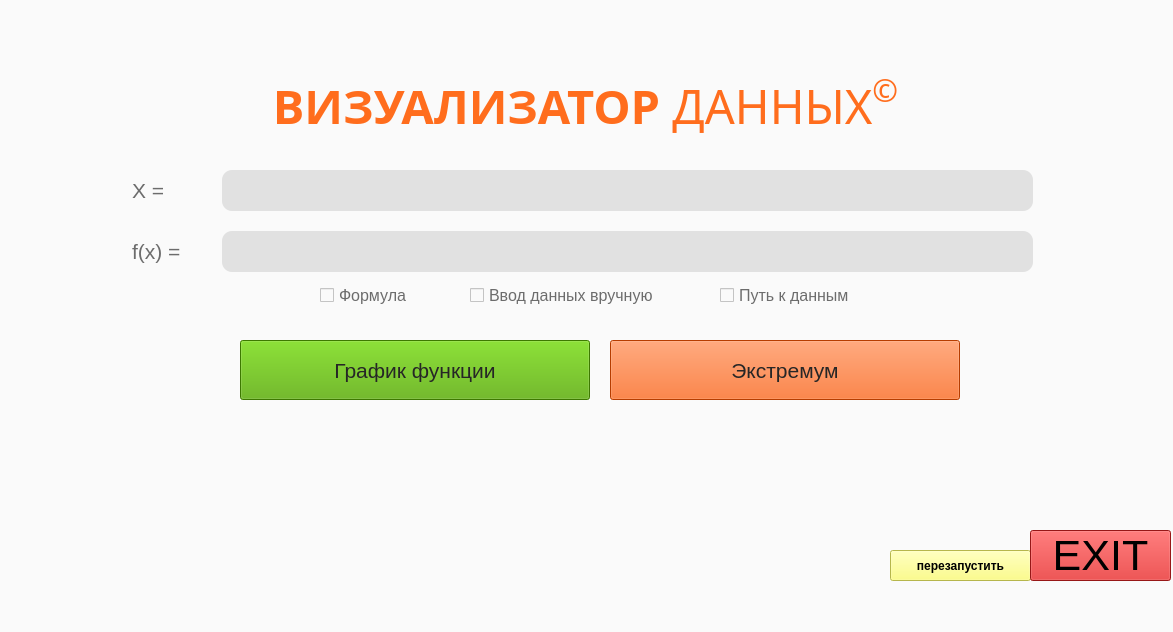
<?xml version="1.0" encoding="UTF-8"?>
<ui version="4.0">
 <class>DataVisualisation</class>
 <widget class="QMainWindow" name="DataVisualisation">
  <property name="enabled">
   <bool>true</bool>
  </property>
  <property name="geometry">
   <rect>
    <x>0</x>
    <y>0</y>
    <width>1173</width>
    <height>632</height>
   </rect>
  </property>
  <property name="sizePolicy">
   <sizepolicy hsizetype="Fixed" vsizetype="Fixed">
    <horstretch>0</horstretch>
    <verstretch>0</verstretch>
   </sizepolicy>
  </property>
  <property name="acceptDrops">
   <bool>true</bool>
  </property>
  <property name="windowTitle">
   <string>DataVisualisation</string>
  </property>
  <property name="styleSheet">
   <string notr="true">background-color: rgb(250, 250, 250);</string>
  </property>
  <widget class="QWidget" name="centralwidget">
   <property name="sizePolicy">
    <sizepolicy hsizetype="Expanding" vsizetype="Expanding">
     <horstretch>100</horstretch>
     <verstretch>100</verstretch>
    </sizepolicy>
   </property>
   <widget class="QLineEdit" name="lineEdit">
    <property name="geometry">
     <rect>
      <x>130</x>
      <y>231</y>
      <width>91</width>
      <height>41</height>
     </rect>
    </property>
    <property name="font">
     <font>
      <pointsize>16</pointsize>
     </font>
    </property>
    <property name="acceptDrops">
     <bool>false</bool>
    </property>
    <property name="styleSheet">
     <string notr="true">color: rgb(108, 108, 108);</string>
    </property>
    <property name="text">
     <string>f(x) = </string>
    </property>
    <property name="frame">
     <bool>false</bool>
    </property>
    <property name="readOnly">
     <bool>true</bool>
    </property>
   </widget>
   <widget class="QPushButton" name="reset">
    <property name="geometry">
     <rect>
      <x>890</x>
      <y>550</y>
      <width>141</width>
      <height>31</height>
     </rect>
    </property>
    <property name="font">
     <font>
      <weight>75</weight>
      <bold>true</bold>
     </font>
    </property>
    <property name="styleSheet">
     <string notr="true">background-color: rgb(255, 0, 0);
background-color: rgb(255, 255, 106);
color: rgb(0, 0, 0);</string>
    </property>
    <property name="text">
     <string>перезапустить</string>
    </property>
   </widget>
   <widget class="QCheckBox" name="cb_w">
    <property name="enabled">
     <bool>false</bool>
    </property>
    <property name="geometry">
     <rect>
      <x>720</x>
      <y>280</y>
      <width>161</width>
      <height>31</height>
     </rect>
    </property>
    <property name="font">
     <font>
      <pointsize>12</pointsize>
     </font>
    </property>
    <property name="toolTip">
     <string>&lt;html&gt;&lt;head/&gt;&lt;body&gt;&lt;p&gt;Будет доделано позже.&lt;/p&gt;&lt;/body&gt;&lt;/html&gt;</string>
    </property>
    <property name="styleSheet">
     <string notr="true">color: rgb(108, 108, 108);</string>
    </property>
    <property name="text">
     <string>Путь к данным</string>
    </property>
   </widget>
   <widget class="QCheckBox" name="cb_i">
    <property name="enabled">
     <bool>false</bool>
    </property>
    <property name="geometry">
     <rect>
      <x>470</x>
      <y>280</y>
      <width>231</width>
      <height>31</height>
     </rect>
    </property>
    <property name="font">
     <font>
      <pointsize>12</pointsize>
     </font>
    </property>
    <property name="toolTip">
     <string>&lt;html&gt;&lt;head/&gt;&lt;body&gt;&lt;p&gt;Будет доделано позже.&lt;/p&gt;&lt;/body&gt;&lt;/html&gt;</string>
    </property>
    <property name="styleSheet">
     <string notr="true">color: rgb(108, 108, 108);</string>
    </property>
    <property name="text">
     <string>Ввод данных вручную</string>
    </property>
   </widget>
   <widget class="QLineEdit" name="inputline">
    <property name="geometry">
     <rect>
      <x>222</x>
      <y>231</y>
      <width>811</width>
      <height>41</height>
     </rect>
    </property>
    <property name="font">
     <font>
      <pointsize>16</pointsize>
     </font>
    </property>
    <property name="focusPolicy">
     <enum>Qt::WheelFocus</enum>
    </property>
    <property name="contextMenuPolicy">
     <enum>Qt::DefaultContextMenu</enum>
    </property>
    <property name="toolTip">
     <string/>
    </property>
    <property name="layoutDirection">
     <enum>Qt::LeftToRight</enum>
    </property>
    <property name="styleSheet">
     <string notr="true">color: rgb(10, 10, 10);
background-color: rgb(225, 225, 225);

border-radius: 10px;</string>
    </property>
    <property name="text">
     <string/>
    </property>
    <property name="frame">
     <bool>true</bool>
    </property>
    <property name="dragEnabled">
     <bool>false</bool>
    </property>
    <property name="readOnly">
     <bool>false</bool>
    </property>
    <property name="pixmap" stdset="0">
     <pixmap/>
    </property>
   </widget>
   <widget class="QPushButton" name="exit">
    <property name="geometry">
     <rect>
      <x>1030</x>
      <y>530</y>
      <width>141</width>
      <height>51</height>
     </rect>
    </property>
    <property name="font">
     <font>
      <pointsize>32</pointsize>
     </font>
    </property>
    <property name="styleSheet">
     <string notr="true">background-color: rgb(212, 32, 32);
color: rgb(0, 0, 0);</string>
    </property>
    <property name="text">
     <string>EXIT</string>
    </property>
   </widget>
   <widget class="QLineEdit" name="lineEdit_2">
    <property name="geometry">
     <rect>
      <x>130</x>
      <y>170</y>
      <width>71</width>
      <height>41</height>
     </rect>
    </property>
    <property name="font">
     <font>
      <pointsize>16</pointsize>
     </font>
    </property>
    <property name="acceptDrops">
     <bool>false</bool>
    </property>
    <property name="styleSheet">
     <string notr="true">color: rgb(108, 108, 108);</string>
    </property>
    <property name="text">
     <string>X = </string>
    </property>
    <property name="frame">
     <bool>false</bool>
    </property>
    <property name="readOnly">
     <bool>true</bool>
    </property>
   </widget>
   <widget class="QPushButton" name="b_e">
    <property name="geometry">
     <rect>
      <x>610</x>
      <y>340</y>
      <width>350</width>
      <height>60</height>
     </rect>
    </property>
    <property name="sizePolicy">
     <sizepolicy hsizetype="Expanding" vsizetype="Expanding">
      <horstretch>100</horstretch>
      <verstretch>100</verstretch>
     </sizepolicy>
    </property>
    <property name="font">
     <font>
      <pointsize>16</pointsize>
     </font>
    </property>
    <property name="toolTip">
     <string>&lt;html&gt;&lt;head/&gt;&lt;body&gt;&lt;p&gt;Поиск локального экстремума с помощью генетического алгоритма(скрещивание по битовой маске, турнирная селекция).&lt;/p&gt;&lt;/body&gt;&lt;/html&gt;</string>
    </property>
    <property name="styleSheet">
     <string notr="true">background-color: rgb(255, 85, 0);
color: rgb(38, 38,38);</string>
    </property>
    <property name="text">
     <string>Экстремум</string>
    </property>
   </widget>
   <widget class="QCheckBox" name="cb_f">
    <property name="geometry">
     <rect>
      <x>320</x>
      <y>280</y>
      <width>141</width>
      <height>31</height>
     </rect>
    </property>
    <property name="font">
     <font>
      <pointsize>12</pointsize>
     </font>
    </property>
    <property name="toolTip">
     <string>&lt;html&gt;&lt;head/&gt;&lt;body&gt;&lt;p&gt;Визуализация данных с помощью исходной формулы. Подходит как для &amp;quot;Графика функции&amp;quot;, так и для &amp;quot;Экстремума.&lt;/p&gt;&lt;/body&gt;&lt;/html&gt;</string>
    </property>
    <property name="styleSheet">
     <string notr="true">color: rgb(30, 30, 30);
color: rgb(108, 108, 108);</string>
    </property>
    <property name="text">
     <string>Формула</string>
    </property>
    <property name="tristate">
     <bool>false</bool>
    </property>
   </widget>
   <widget class="QLineEdit" name="inputline_2">
    <property name="geometry">
     <rect>
      <x>222</x>
      <y>170</y>
      <width>811</width>
      <height>41</height>
     </rect>
    </property>
    <property name="font">
     <font>
      <pointsize>16</pointsize>
     </font>
    </property>
    <property name="focusPolicy">
     <enum>Qt::WheelFocus</enum>
    </property>
    <property name="contextMenuPolicy">
     <enum>Qt::DefaultContextMenu</enum>
    </property>
    <property name="toolTip">
     <string/>
    </property>
    <property name="layoutDirection">
     <enum>Qt::LeftToRight</enum>
    </property>
    <property name="styleSheet">
     <string notr="true">color: rgb(10, 10, 10);
border-radius: 10px;
background-color: rgb(225, 225, 225);
</string>
    </property>
    <property name="text">
     <string/>
    </property>
    <property name="dragEnabled">
     <bool>false</bool>
    </property>
    <property name="readOnly">
     <bool>false</bool>
    </property>
    <property name="pixmap" stdset="0">
     <pixmap>../../../../Downloads/MLG.jpg</pixmap>
    </property>
   </widget>
   <widget class="QPushButton" name="b_f">
    <property name="geometry">
     <rect>
      <x>240</x>
      <y>340</y>
      <width>350</width>
      <height>60</height>
     </rect>
    </property>
    <property name="font">
     <font>
      <pointsize>16</pointsize>
     </font>
    </property>
    <property name="toolTip">
     <string>&lt;html&gt;&lt;head/&gt;&lt;body&gt;&lt;p&gt;Визуализаци данных в виде графика с помощью &lt;span style=&quot; font-weight:600;&quot;&gt;matplotlib&lt;/span&gt; и &lt;span style=&quot; font-weight:600;&quot;&gt;numpy&lt;/span&gt;.&lt;/p&gt;&lt;/body&gt;&lt;/html&gt;</string>
    </property>
    <property name="styleSheet">
     <string notr="true">background-color: rgb(80, 166, 87);
background-color: rgb(63, 173, 85);
background-color: rgb(85, 170, 0);
color: rgb(38, 38,38);</string>
    </property>
    <property name="text">
     <string>График функции</string>
    </property>
   </widget>
   <widget class="QLabel" name="label">
    <property name="geometry">
     <rect>
      <x>170</x>
      <y>50</y>
      <width>831</width>
      <height>111</height>
     </rect>
    </property>
    <property name="font">
     <font>
      <family>Goudy Old Style</family>
      <pointsize>35</pointsize>
      <weight>50</weight>
      <italic>false</italic>
      <bold>false</bold>
     </font>
    </property>
    <property name="styleSheet">
     <string notr="true">font: 35pt &quot;Goudy Old Style&quot;;
color: rgb(255, 109, 29);</string>
    </property>
    <property name="text">
     <string>&lt;html&gt;&lt;head/&gt;&lt;body&gt;&lt;p align=&quot;center&quot;&gt;&lt;span style=&quot; font-weight:600;&quot;&gt;ВИЗУАЛИЗАТОР &lt;/span&gt;ДАННЫХ&lt;span style=&quot; vertical-align:super;&quot;&gt;©&lt;/span&gt;&lt;/p&gt;&lt;/body&gt;&lt;/html&gt;</string>
    </property>
    <property name="alignment">
     <set>Qt::AlignLeading|Qt::AlignLeft|Qt::AlignVCenter</set>
    </property>
   </widget>
   <widget class="QWidget" name="w1" native="true">
    <property name="geometry">
     <rect>
      <x>50</x>
      <y>530</y>
      <width>120</width>
      <height>80</height>
     </rect>
    </property>
   </widget>
  </widget>
  <widget class="QMenuBar" name="menubar">
   <property name="geometry">
    <rect>
     <x>0</x>
     <y>0</y>
     <width>1173</width>
     <height>26</height>
    </rect>
   </property>
  </widget>
  <widget class="QStatusBar" name="statusbar"/>
  <action name="extr">
   <property name="text">
    <string>Экстремум</string>
   </property>
  </action>
  <action name="funk">
   <property name="text">
    <string>Функция</string>
   </property>
  </action>
  <action name="distr">
   <property name="text">
    <string>Распределения</string>
   </property>
  </action>
 </widget>
 <resources/>
 <connections/>
</ui>
